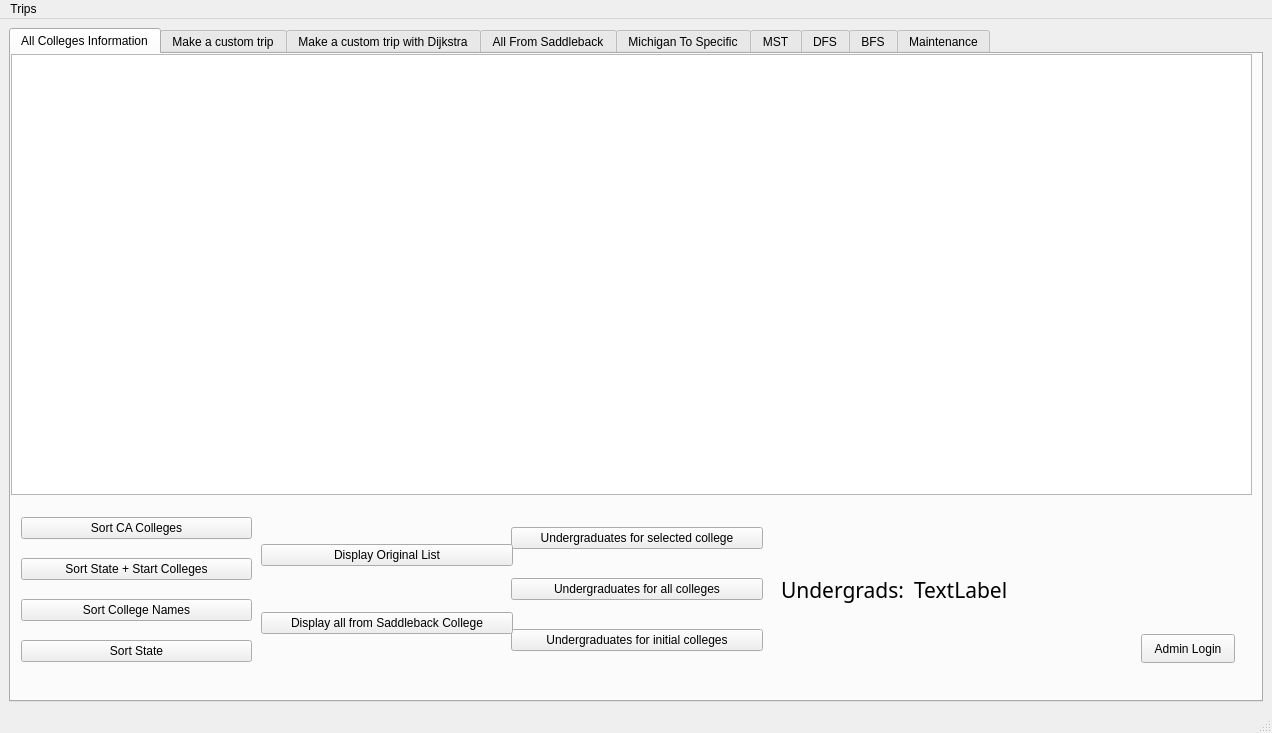
<?xml version="1.0" encoding="UTF-8"?>
<ui version="4.0">
 <class>MainWindow</class>
 <widget class="QMainWindow" name="MainWindow">
  <property name="geometry">
   <rect>
    <x>0</x>
    <y>0</y>
    <width>1272</width>
    <height>733</height>
   </rect>
  </property>
  <property name="windowTitle">
   <string>MainWindow</string>
  </property>
  <widget class="QWidget" name="centralwidget">
   <layout class="QGridLayout" name="gridLayout">
    <item row="0" column="0">
     <widget class="QTabWidget" name="tabWidget">
      <property name="currentIndex">
       <number>0</number>
      </property>
      <widget class="QWidget" name="tab">
       <attribute name="title">
        <string>All Colleges Information</string>
       </attribute>
       <widget class="QWidget" name="layoutWidget">
        <property name="geometry">
         <rect>
          <x>500</x>
          <y>450</y>
          <width>252</width>
          <height>171</height>
         </rect>
        </property>
        <layout class="QVBoxLayout" name="verticalLayout">
         <item>
          <widget class="QPushButton" name="UnderSelected">
           <property name="text">
            <string>Undergraduates for selected college</string>
           </property>
          </widget>
         </item>
         <item>
          <widget class="QPushButton" name="UnderAll">
           <property name="text">
            <string>Undergraduates for all colleges</string>
           </property>
          </widget>
         </item>
         <item>
          <widget class="QPushButton" name="UnderInitial">
           <property name="text">
            <string>Undergraduates for initial colleges</string>
           </property>
          </widget>
         </item>
        </layout>
       </widget>
       <widget class="QWidget" name="layoutWidget">
        <property name="geometry">
         <rect>
          <x>10</x>
          <y>450</y>
          <width>231</width>
          <height>171</height>
         </rect>
        </property>
        <layout class="QVBoxLayout" name="verticalLayout_2">
         <item>
          <widget class="QPushButton" name="openCA">
           <property name="text">
            <string>Sort CA Colleges</string>
           </property>
          </widget>
         </item>
         <item>
          <widget class="QPushButton" name="sortStateStart">
           <property name="text">
            <string>Sort State + Start Colleges</string>
           </property>
          </widget>
         </item>
         <item>
          <widget class="QPushButton" name="sortStart">
           <property name="text">
            <string>Sort College Names</string>
           </property>
          </widget>
         </item>
         <item>
          <widget class="QPushButton" name="sortStates">
           <property name="text">
            <string>Sort State</string>
           </property>
          </widget>
         </item>
        </layout>
       </widget>
       <widget class="QListWidget" name="campusList">
        <property name="geometry">
         <rect>
          <x>0</x>
          <y>0</y>
          <width>1241</width>
          <height>441</height>
         </rect>
        </property>
       </widget>
       <widget class="QPushButton" name="adminPop">
        <property name="geometry">
         <rect>
          <x>1130</x>
          <y>580</y>
          <width>94</width>
          <height>29</height>
         </rect>
        </property>
        <property name="text">
         <string>Admin Login</string>
        </property>
       </widget>
       <widget class="QWidget" name="layoutWidget">
        <property name="geometry">
         <rect>
          <x>250</x>
          <y>450</y>
          <width>252</width>
          <height>171</height>
         </rect>
        </property>
        <layout class="QVBoxLayout" name="verticalLayout_3">
         <item>
          <widget class="QPushButton" name="openAll">
           <property name="text">
            <string>Display Original List</string>
           </property>
          </widget>
         </item>
         <item>
          <widget class="QPushButton" name="allFromSaddleback">
           <property name="text">
            <string>Display all from Saddleback College</string>
           </property>
          </widget>
         </item>
        </layout>
       </widget>
       <widget class="QWidget" name="layoutWidget">
        <property name="geometry">
         <rect>
          <x>770</x>
          <y>520</y>
          <width>260</width>
          <height>31</height>
         </rect>
        </property>
        <layout class="QHBoxLayout" name="horizontalLayout">
         <item>
          <widget class="QLabel" name="textBrowser_2">
           <property name="enabled">
            <bool>true</bool>
           </property>
           <property name="font">
            <font>
             <family>Mongolian Baiti</family>
             <pointsize>16</pointsize>
            </font>
           </property>
           <property name="text">
            <string>Undergrads:</string>
           </property>
          </widget>
         </item>
         <item>
          <widget class="QLabel" name="textBrowser">
           <property name="enabled">
            <bool>true</bool>
           </property>
           <property name="font">
            <font>
             <family>Mongolian Baiti</family>
             <pointsize>16</pointsize>
            </font>
           </property>
           <property name="text">
            <string>TextLabel</string>
           </property>
          </widget>
         </item>
        </layout>
       </widget>
      </widget>
      <widget class="QWidget" name="tab_2">
       <attribute name="title">
        <string>Make a custom trip</string>
       </attribute>
       <widget class="QPushButton" name="pushButton_4">
        <property name="geometry">
         <rect>
          <x>920</x>
          <y>410</y>
          <width>80</width>
          <height>22</height>
         </rect>
        </property>
        <property name="text">
         <string>Finish</string>
        </property>
       </widget>
       <widget class="QTableWidget" name="Cart">
        <property name="geometry">
         <rect>
          <x>870</x>
          <y>30</y>
          <width>351</width>
          <height>371</height>
         </rect>
        </property>
       </widget>
       <widget class="QLabel" name="label_2">
        <property name="geometry">
         <rect>
          <x>1010</x>
          <y>410</y>
          <width>81</width>
          <height>16</height>
         </rect>
        </property>
        <property name="text">
         <string>Total Cost:</string>
        </property>
       </widget>
       <widget class="QPushButton" name="AddToCart">
        <property name="geometry">
         <rect>
          <x>660</x>
          <y>60</y>
          <width>91</width>
          <height>22</height>
         </rect>
        </property>
        <property name="text">
         <string>AddSouvenir</string>
        </property>
       </widget>
       <widget class="QPushButton" name="pushButton_2">
        <property name="geometry">
         <rect>
          <x>30</x>
          <y>60</y>
          <width>80</width>
          <height>22</height>
         </rect>
        </property>
        <property name="text">
         <string>AddSelected</string>
        </property>
       </widget>
       <widget class="QLineEdit" name="GrandTotal">
        <property name="geometry">
         <rect>
          <x>1010</x>
          <y>430</y>
          <width>113</width>
          <height>21</height>
         </rect>
        </property>
       </widget>
       <widget class="QListWidget" name="CustomTripPrices">
        <property name="geometry">
         <rect>
          <x>540</x>
          <y>30</y>
          <width>111</width>
          <height>211</height>
         </rect>
        </property>
       </widget>
       <widget class="QLabel" name="label">
        <property name="geometry">
         <rect>
          <x>730</x>
          <y>110</y>
          <width>101</width>
          <height>16</height>
         </rect>
        </property>
        <property name="text">
         <string>Total Distance:</string>
        </property>
       </widget>
       <widget class="QSpinBox" name="spinBox">
        <property name="geometry">
         <rect>
          <x>660</x>
          <y>30</y>
          <width>42</width>
          <height>22</height>
         </rect>
        </property>
        <property name="maximum">
         <number>10</number>
        </property>
       </widget>
       <widget class="QTableWidget" name="SelectedCollegesList">
        <property name="geometry">
         <rect>
          <x>400</x>
          <y>250</y>
          <width>301</width>
          <height>181</height>
         </rect>
        </property>
       </widget>
       <widget class="QListWidget" name="CustomTripList">
        <property name="geometry">
         <rect>
          <x>130</x>
          <y>30</y>
          <width>251</width>
          <height>401</height>
         </rect>
        </property>
       </widget>
       <widget class="QPushButton" name="pushButton">
        <property name="geometry">
         <rect>
          <x>30</x>
          <y>30</y>
          <width>80</width>
          <height>22</height>
         </rect>
        </property>
        <property name="text">
         <string>AddStart</string>
        </property>
       </widget>
       <widget class="QListWidget" name="CustomTripSouvs">
        <property name="geometry">
         <rect>
          <x>400</x>
          <y>30</y>
          <width>131</width>
          <height>211</height>
         </rect>
        </property>
       </widget>
       <widget class="QLineEdit" name="TotalDistCR">
        <property name="geometry">
         <rect>
          <x>730</x>
          <y>130</y>
          <width>113</width>
          <height>21</height>
         </rect>
        </property>
       </widget>
      </widget>
      <widget class="QWidget" name="tab_4">
       <attribute name="title">
        <string>Make a custom trip with Dijkstra</string>
       </attribute>
       <widget class="QLabel" name="label_9">
        <property name="geometry">
         <rect>
          <x>140</x>
          <y>430</y>
          <width>231</width>
          <height>81</height>
         </rect>
        </property>
        <property name="text">
         <string>&lt;html&gt;&lt;head/&gt;&lt;body&gt;&lt;p&gt;Please select the start of the&lt;br/&gt; trip and click &amp;quot;Add Start&amp;quot;&lt;br/&gt;&lt;br/&gt;Then select the other colleges in the order&lt;br/&gt; you wish to visit and click &amp;quot;Find Selected&amp;quot;&lt;/p&gt;&lt;/body&gt;&lt;/html&gt;</string>
        </property>
       </widget>
       <widget class="QPushButton" name="addStateD">
        <property name="geometry">
         <rect>
          <x>30</x>
          <y>30</y>
          <width>91</width>
          <height>22</height>
         </rect>
        </property>
        <property name="text">
         <string>Add Start</string>
        </property>
       </widget>
       <widget class="QPushButton" name="pushButton_5">
        <property name="geometry">
         <rect>
          <x>30</x>
          <y>60</y>
          <width>91</width>
          <height>22</height>
         </rect>
        </property>
        <property name="text">
         <string>Find Selected</string>
        </property>
       </widget>
       <widget class="QListWidget" name="CustomDijkstraList">
        <property name="geometry">
         <rect>
          <x>140</x>
          <y>30</y>
          <width>251</width>
          <height>391</height>
         </rect>
        </property>
       </widget>
       <widget class="QLabel" name="label_12">
        <property name="geometry">
         <rect>
          <x>1010</x>
          <y>410</y>
          <width>81</width>
          <height>16</height>
         </rect>
        </property>
        <property name="text">
         <string>Total Cost:</string>
        </property>
       </widget>
       <widget class="QListWidget" name="CustomDTripPrices">
        <property name="geometry">
         <rect>
          <x>540</x>
          <y>30</y>
          <width>111</width>
          <height>211</height>
         </rect>
        </property>
       </widget>
       <widget class="QSpinBox" name="spinBoxCD">
        <property name="geometry">
         <rect>
          <x>660</x>
          <y>30</y>
          <width>42</width>
          <height>22</height>
         </rect>
        </property>
        <property name="maximum">
         <number>10</number>
        </property>
       </widget>
       <widget class="QLineEdit" name="GrandTotalCD">
        <property name="geometry">
         <rect>
          <x>1010</x>
          <y>430</y>
          <width>113</width>
          <height>21</height>
         </rect>
        </property>
       </widget>
       <widget class="QTableWidget" name="CartCustomD">
        <property name="geometry">
         <rect>
          <x>870</x>
          <y>30</y>
          <width>351</width>
          <height>371</height>
         </rect>
        </property>
       </widget>
       <widget class="QLabel" name="label_13">
        <property name="geometry">
         <rect>
          <x>730</x>
          <y>110</y>
          <width>101</width>
          <height>16</height>
         </rect>
        </property>
        <property name="text">
         <string>Total Distance:</string>
        </property>
       </widget>
       <widget class="QPushButton" name="AddToCartCD">
        <property name="geometry">
         <rect>
          <x>660</x>
          <y>60</y>
          <width>91</width>
          <height>22</height>
         </rect>
        </property>
        <property name="text">
         <string>AddSouvenir</string>
        </property>
       </widget>
       <widget class="QPushButton" name="CusomDFinish">
        <property name="geometry">
         <rect>
          <x>920</x>
          <y>410</y>
          <width>80</width>
          <height>22</height>
         </rect>
        </property>
        <property name="text">
         <string>Finish</string>
        </property>
       </widget>
       <widget class="QTableWidget" name="SelectedCollegesList_4">
        <property name="geometry">
         <rect>
          <x>400</x>
          <y>250</y>
          <width>301</width>
          <height>181</height>
         </rect>
        </property>
       </widget>
       <widget class="QLineEdit" name="TotalDistCD">
        <property name="geometry">
         <rect>
          <x>730</x>
          <y>130</y>
          <width>113</width>
          <height>21</height>
         </rect>
        </property>
       </widget>
       <widget class="QListWidget" name="CustomDTripSouvs">
        <property name="geometry">
         <rect>
          <x>400</x>
          <y>30</y>
          <width>131</width>
          <height>211</height>
         </rect>
        </property>
       </widget>
      </widget>
      <widget class="QWidget" name="tab_9">
       <attribute name="title">
        <string>All From Saddleback</string>
       </attribute>
       <widget class="QLabel" name="label_4">
        <property name="geometry">
         <rect>
          <x>730</x>
          <y>100</y>
          <width>101</width>
          <height>16</height>
         </rect>
        </property>
        <property name="text">
         <string>Total Distance:</string>
        </property>
       </widget>
       <widget class="QPushButton" name="addStateD_2">
        <property name="geometry">
         <rect>
          <x>20</x>
          <y>20</y>
          <width>91</width>
          <height>22</height>
         </rect>
        </property>
        <property name="text">
         <string>Add Start</string>
        </property>
       </widget>
       <widget class="QLabel" name="label_3">
        <property name="geometry">
         <rect>
          <x>1010</x>
          <y>400</y>
          <width>81</width>
          <height>16</height>
         </rect>
        </property>
        <property name="text">
         <string>Total Cost:</string>
        </property>
       </widget>
       <widget class="QTableWidget" name="SelectedCollegesList_2">
        <property name="geometry">
         <rect>
          <x>400</x>
          <y>240</y>
          <width>301</width>
          <height>181</height>
         </rect>
        </property>
       </widget>
       <widget class="QPushButton" name="SaddlbackFinish">
        <property name="geometry">
         <rect>
          <x>920</x>
          <y>400</y>
          <width>80</width>
          <height>22</height>
         </rect>
        </property>
        <property name="text">
         <string>Finish</string>
        </property>
       </widget>
       <widget class="QTableWidget" name="CartSaddleback">
        <property name="geometry">
         <rect>
          <x>870</x>
          <y>20</y>
          <width>351</width>
          <height>371</height>
         </rect>
        </property>
       </widget>
       <widget class="QPushButton" name="AddToCartSA">
        <property name="geometry">
         <rect>
          <x>660</x>
          <y>50</y>
          <width>91</width>
          <height>22</height>
         </rect>
        </property>
        <property name="text">
         <string>AddSouvenir</string>
        </property>
       </widget>
       <widget class="QLineEdit" name="TotalDistSA">
        <property name="geometry">
         <rect>
          <x>730</x>
          <y>120</y>
          <width>113</width>
          <height>21</height>
         </rect>
        </property>
       </widget>
       <widget class="QListWidget" name="SaddlebackTripSouvs">
        <property name="geometry">
         <rect>
          <x>400</x>
          <y>20</y>
          <width>131</width>
          <height>211</height>
         </rect>
        </property>
       </widget>
       <widget class="QListWidget" name="SaddlebackTripPrices">
        <property name="geometry">
         <rect>
          <x>540</x>
          <y>20</y>
          <width>111</width>
          <height>211</height>
         </rect>
        </property>
       </widget>
       <widget class="QListWidget" name="AllSaddlebackList">
        <property name="geometry">
         <rect>
          <x>130</x>
          <y>20</y>
          <width>251</width>
          <height>391</height>
         </rect>
        </property>
       </widget>
       <widget class="QSpinBox" name="spinBoxSA">
        <property name="geometry">
         <rect>
          <x>660</x>
          <y>20</y>
          <width>42</width>
          <height>22</height>
         </rect>
        </property>
        <property name="maximum">
         <number>10</number>
        </property>
       </widget>
       <widget class="QLineEdit" name="GrandTotalSA">
        <property name="geometry">
         <rect>
          <x>1010</x>
          <y>420</y>
          <width>113</width>
          <height>21</height>
         </rect>
        </property>
       </widget>
      </widget>
      <widget class="QWidget" name="tab_10">
       <attribute name="title">
        <string>Michigan To Specific</string>
       </attribute>
       <widget class="QListWidget" name="MichTripPrices">
        <property name="geometry">
         <rect>
          <x>540</x>
          <y>30</y>
          <width>111</width>
          <height>211</height>
         </rect>
        </property>
       </widget>
       <widget class="QListWidget" name="MichTripSouvs">
        <property name="geometry">
         <rect>
          <x>400</x>
          <y>30</y>
          <width>131</width>
          <height>211</height>
         </rect>
        </property>
       </widget>
       <widget class="QPushButton" name="AddToCartM">
        <property name="geometry">
         <rect>
          <x>660</x>
          <y>60</y>
          <width>91</width>
          <height>22</height>
         </rect>
        </property>
        <property name="text">
         <string>AddSouvenir</string>
        </property>
       </widget>
       <widget class="QLineEdit" name="TotalDistM">
        <property name="geometry">
         <rect>
          <x>730</x>
          <y>130</y>
          <width>113</width>
          <height>21</height>
         </rect>
        </property>
       </widget>
       <widget class="QTableWidget" name="CartMich">
        <property name="geometry">
         <rect>
          <x>860</x>
          <y>30</y>
          <width>361</width>
          <height>371</height>
         </rect>
        </property>
       </widget>
       <widget class="QPushButton" name="MichFinish">
        <property name="geometry">
         <rect>
          <x>920</x>
          <y>410</y>
          <width>80</width>
          <height>22</height>
         </rect>
        </property>
        <property name="text">
         <string>Finish</string>
        </property>
       </widget>
       <widget class="QSpinBox" name="spinBoxM">
        <property name="geometry">
         <rect>
          <x>660</x>
          <y>30</y>
          <width>42</width>
          <height>22</height>
         </rect>
        </property>
        <property name="maximum">
         <number>10</number>
        </property>
       </widget>
       <widget class="QLabel" name="label_5">
        <property name="geometry">
         <rect>
          <x>730</x>
          <y>110</y>
          <width>101</width>
          <height>16</height>
         </rect>
        </property>
        <property name="text">
         <string>Total Distance:</string>
        </property>
       </widget>
       <widget class="QLabel" name="label_6">
        <property name="geometry">
         <rect>
          <x>1010</x>
          <y>410</y>
          <width>81</width>
          <height>16</height>
         </rect>
        </property>
        <property name="text">
         <string>Total Cost:</string>
        </property>
       </widget>
       <widget class="QTableWidget" name="SelectedCollegesList_3">
        <property name="geometry">
         <rect>
          <x>400</x>
          <y>250</y>
          <width>301</width>
          <height>181</height>
         </rect>
        </property>
       </widget>
       <widget class="QPushButton" name="StartMich">
        <property name="geometry">
         <rect>
          <x>20</x>
          <y>30</y>
          <width>91</width>
          <height>22</height>
         </rect>
        </property>
        <property name="text">
         <string>Add Start</string>
        </property>
       </widget>
       <widget class="QLineEdit" name="GrandTotalM">
        <property name="geometry">
         <rect>
          <x>1010</x>
          <y>430</y>
          <width>113</width>
          <height>21</height>
         </rect>
        </property>
       </widget>
       <widget class="QListWidget" name="MichSpecificList">
        <property name="geometry">
         <rect>
          <x>130</x>
          <y>30</y>
          <width>251</width>
          <height>391</height>
         </rect>
        </property>
       </widget>
      </widget>
      <widget class="QWidget" name="tab_5">
       <attribute name="title">
        <string>MST</string>
       </attribute>
       <widget class="QTableWidget" name="MSTLIST">
        <property name="geometry">
         <rect>
          <x>160</x>
          <y>50</y>
          <width>761</width>
          <height>531</height>
         </rect>
        </property>
        <property name="sizePolicy">
         <sizepolicy hsizetype="Fixed" vsizetype="Fixed">
          <horstretch>0</horstretch>
          <verstretch>0</verstretch>
         </sizepolicy>
        </property>
       </widget>
       <widget class="QLineEdit" name="TotalDistMST">
        <property name="geometry">
         <rect>
          <x>930</x>
          <y>70</y>
          <width>113</width>
          <height>21</height>
         </rect>
        </property>
       </widget>
       <widget class="QLabel" name="label_10">
        <property name="geometry">
         <rect>
          <x>930</x>
          <y>50</y>
          <width>101</width>
          <height>16</height>
         </rect>
        </property>
        <property name="text">
         <string>Total Distance:</string>
        </property>
       </widget>
       <widget class="QLabel" name="label_11">
        <property name="geometry">
         <rect>
          <x>550</x>
          <y>10</y>
          <width>101</width>
          <height>41</height>
         </rect>
        </property>
        <property name="text">
         <string>&lt;html&gt;&lt;head/&gt;&lt;body&gt;&lt;p&gt;&lt;span style=&quot; font-size:26pt;&quot;&gt;MST&lt;/span&gt;&lt;/p&gt;&lt;/body&gt;&lt;/html&gt;</string>
        </property>
       </widget>
      </widget>
      <widget class="QWidget" name="tab_6">
       <attribute name="title">
        <string>DFS</string>
       </attribute>
       <widget class="QWidget" name="layoutWidget">
        <property name="geometry">
         <rect>
          <x>140</x>
          <y>80</y>
          <width>931</width>
          <height>351</height>
         </rect>
        </property>
        <layout class="QHBoxLayout" name="horizontalLayout_2">
         <item>
          <layout class="QVBoxLayout" name="verticalLayout_6">
           <item>
            <widget class="QLineEdit" name="lineEdit">
             <property name="text">
              <string>Origin:</string>
             </property>
             <property name="readOnly">
              <bool>true</bool>
             </property>
            </widget>
           </item>
           <item>
            <widget class="QListWidget" name="listWidgetOrigin"/>
           </item>
          </layout>
         </item>
         <item>
          <layout class="QVBoxLayout" name="verticalLayout_5">
           <item>
            <widget class="QLineEdit" name="lineEdit_2">
             <property name="text">
              <string>Distance:</string>
             </property>
             <property name="readOnly">
              <bool>true</bool>
             </property>
            </widget>
           </item>
           <item>
            <widget class="QListWidget" name="listWidgetDist"/>
           </item>
          </layout>
         </item>
         <item>
          <layout class="QVBoxLayout" name="verticalLayout_4">
           <item>
            <widget class="QLineEdit" name="lineEdit_3">
             <property name="text">
              <string>Destination:</string>
             </property>
             <property name="readOnly">
              <bool>true</bool>
             </property>
            </widget>
           </item>
           <item>
            <widget class="QListWidget" name="listWidgetDest"/>
           </item>
          </layout>
         </item>
        </layout>
       </widget>
       <widget class="QWidget" name="layoutWidget">
        <property name="geometry">
         <rect>
          <x>150</x>
          <y>450</y>
          <width>221</width>
          <height>30</height>
         </rect>
        </property>
        <layout class="QHBoxLayout" name="horizontalLayout_3">
         <item>
          <widget class="QLineEdit" name="lineEdit_4">
           <property name="text">
            <string>Total Distance:</string>
           </property>
           <property name="readOnly">
            <bool>true</bool>
           </property>
          </widget>
         </item>
         <item>
          <widget class="QLineEdit" name="lineEdit_5">
           <property name="readOnly">
            <bool>true</bool>
           </property>
          </widget>
         </item>
        </layout>
       </widget>
      </widget>
      <widget class="QWidget" name="tab_7">
       <attribute name="title">
        <string>BFS</string>
       </attribute>
       <widget class="QWidget" name="layoutWidget_2">
        <property name="geometry">
         <rect>
          <x>450</x>
          <y>90</y>
          <width>305</width>
          <height>349</height>
         </rect>
        </property>
        <layout class="QVBoxLayout" name="verticalLayout_7">
         <item>
          <widget class="QLineEdit" name="lineEdit_6">
           <property name="text">
            <string>Distance:</string>
           </property>
           <property name="readOnly">
            <bool>true</bool>
           </property>
          </widget>
         </item>
         <item>
          <widget class="QListWidget" name="listWidgetDist_2"/>
         </item>
        </layout>
       </widget>
       <widget class="QWidget" name="layoutWidget_3">
        <property name="geometry">
         <rect>
          <x>129</x>
          <y>459</y>
          <width>221</width>
          <height>30</height>
         </rect>
        </property>
        <layout class="QHBoxLayout" name="horizontalLayout_4">
         <item>
          <widget class="QLineEdit" name="lineEdit_7">
           <property name="text">
            <string>Total Distance:</string>
           </property>
           <property name="readOnly">
            <bool>true</bool>
           </property>
          </widget>
         </item>
         <item>
          <widget class="QLineEdit" name="lineEdit_8">
           <property name="readOnly">
            <bool>true</bool>
           </property>
          </widget>
         </item>
        </layout>
       </widget>
       <widget class="QWidget" name="layoutWidget_4">
        <property name="geometry">
         <rect>
          <x>761</x>
          <y>90</y>
          <width>306</width>
          <height>349</height>
         </rect>
        </property>
        <layout class="QVBoxLayout" name="verticalLayout_8">
         <item>
          <widget class="QLineEdit" name="lineEdit_9">
           <property name="text">
            <string>Destination:</string>
           </property>
           <property name="readOnly">
            <bool>true</bool>
           </property>
          </widget>
         </item>
         <item>
          <widget class="QListWidget" name="listWidgetDest_2"/>
         </item>
        </layout>
       </widget>
       <widget class="QWidget" name="layoutWidget_5">
        <property name="geometry">
         <rect>
          <x>138</x>
          <y>90</y>
          <width>306</width>
          <height>349</height>
         </rect>
        </property>
        <layout class="QVBoxLayout" name="verticalLayout_9">
         <item>
          <widget class="QLineEdit" name="lineEdit_10">
           <property name="text">
            <string>Origin:</string>
           </property>
           <property name="readOnly">
            <bool>true</bool>
           </property>
          </widget>
         </item>
         <item>
          <widget class="QListWidget" name="listWidgetOrigin_2"/>
         </item>
        </layout>
       </widget>
      </widget>
      <widget class="QWidget" name="tab_3">
       <attribute name="title">
        <string>Maintenance</string>
       </attribute>
       <widget class="QListWidget" name="menuAdminList">
        <property name="geometry">
         <rect>
          <x>0</x>
          <y>10</y>
          <width>1231</width>
          <height>511</height>
         </rect>
        </property>
       </widget>
       <widget class="QPushButton" name="pushButton_3">
        <property name="geometry">
         <rect>
          <x>10</x>
          <y>560</y>
          <width>151</width>
          <height>31</height>
         </rect>
        </property>
        <property name="text">
         <string>Add New Colleges</string>
        </property>
       </widget>
       <widget class="QLabel" name="label_8">
        <property name="geometry">
         <rect>
          <x>290</x>
          <y>540</y>
          <width>31</width>
          <height>16</height>
         </rect>
        </property>
        <property name="text">
         <string>Price</string>
        </property>
       </widget>
       <widget class="QTextEdit" name="itemnameText">
        <property name="geometry">
         <rect>
          <x>170</x>
          <y>560</y>
          <width>111</width>
          <height>31</height>
         </rect>
        </property>
       </widget>
       <widget class="QLineEdit" name="priceText">
        <property name="geometry">
         <rect>
          <x>170</x>
          <y>530</y>
          <width>111</width>
          <height>31</height>
         </rect>
        </property>
       </widget>
       <widget class="QLabel" name="label_7">
        <property name="geometry">
         <rect>
          <x>290</x>
          <y>570</y>
          <width>71</width>
          <height>16</height>
         </rect>
        </property>
        <property name="text">
         <string>Item Name</string>
        </property>
       </widget>
      </widget>
     </widget>
    </item>
   </layout>
  </widget>
  <widget class="QMenuBar" name="menubar">
   <property name="geometry">
    <rect>
     <x>0</x>
     <y>0</y>
     <width>1272</width>
     <height>25</height>
    </rect>
   </property>
   <widget class="QMenu" name="menuTrips">
    <property name="title">
     <string>Trips</string>
    </property>
    <addaction name="actionCustom_Trip_to_Any"/>
    <addaction name="actionCustrom_Dijkstra"/>
    <addaction name="actionAll_from_Saddleback"/>
    <addaction name="actionMich_to_Specific"/>
    <addaction name="actionMST"/>
    <addaction name="actionDFS"/>
    <addaction name="actionBFS"/>
   </widget>
   <addaction name="menuTrips"/>
  </widget>
  <widget class="QStatusBar" name="statusbar"/>
  <action name="actionCustom_Trip_to_Any">
   <property name="text">
    <string>Custom Trip to Any</string>
   </property>
  </action>
  <action name="actionCustrom_Dijkstra">
   <property name="text">
    <string>Custrom Dijkstra</string>
   </property>
  </action>
  <action name="actionAll_from_Saddleback">
   <property name="text">
    <string>All from Saddleback</string>
   </property>
  </action>
  <action name="actionMich_to_Specific">
   <property name="text">
    <string>Mich to Specific</string>
   </property>
  </action>
  <action name="actionMST">
   <property name="text">
    <string>MST</string>
   </property>
  </action>
  <action name="actionDFS">
   <property name="text">
    <string>DFS</string>
   </property>
  </action>
  <action name="actionBFS">
   <property name="text">
    <string>BFS</string>
   </property>
  </action>
 </widget>
 <resources/>
 <connections/>
</ui>
